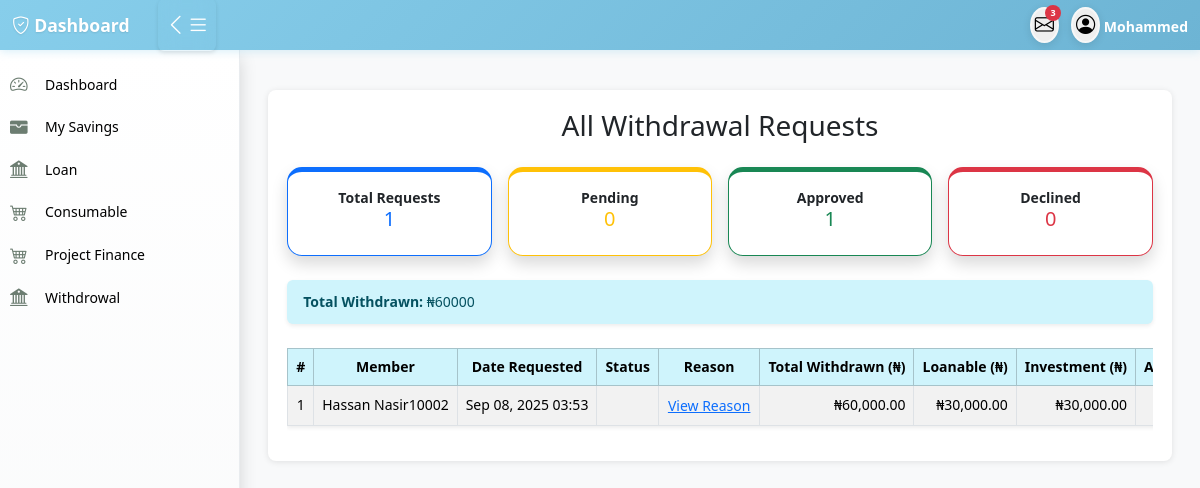
/list_withdrawal_requests/ (signed in), run on the app's committed database.
### accounts/models.py (models this page shows, shortened)
class User(AbstractUser):
    first_name = models.CharField(max_length=100)
    last_name = models.CharField(max_length=100)
    other_name = models.CharField(max_length=100,blank=True,null=True)
    date_of_birth = models.DateField(blank=True,null=True)
    username = models.CharField(max_length=100, unique=True)
    savings = models.IntegerField(blank=True,null=True)
    account_type = models.CharField(max_length=100,blank=True,null=True)
    department = models.CharField(max_length=100)
    unit = models.CharField(max_length=100,blank=True,null=True)
    gender = models.ForeignKey(Gender, on_delete=models.CASCADE, blank=True, null=True)
    group = models.ForeignKey(UserGroup, on_delete=models.CASCADE, blank=True, null=True)
    marital_status = models.ForeignKey(MaritalStatus,on_delete=models.SET_NULL, null=True, blank=True)
    religion = models.ForeignKey(Religion, on_delete=models.SET_NULL, null=True, blank=True,)
    passport = models.ImageField(upload_to='passport', blank=True, null=True)
    phone1 = models.CharField(max_length=15,null=True, blank=True)
    phone2 = models.CharField(max_length=15, null=True, blank=True)
    email = models.EmailField(blank=True, null=True)
    member_number = models.CharField(max_length=100)

class Member(models.Model):
    member = models.OneToOneField(User, on_delete=models.CASCADE, null=True, blank=True,related_name='member')
    ippis = models.IntegerField(unique=True)  # Required and unique
    total_savings = models.DecimalField(max_digits=12, decimal_places=2, blank=True, null=True)

### main/models.py (models this page shows, shortened)
class Withdrawal(models.Model):
    STATUS_CHOICES = [ ('Pending', 'Pending'),('Approved', 'Approved'), ('Declined', 'Declined'),]
    member = models.ForeignKey(Member, on_delete=models.CASCADE, related_name='withdrawal_requests')
    reason = models.TextField(blank=True, null=True)
    date_requested = models.DateTimeField(auto_now_add=True)
    status = models.CharField(max_length=20, choices=STATUS_CHOICES, default='Pending')
    approved_by = models.ForeignKey(User, on_delete=models.SET_NULL, null=True, blank=True, related_name='approved_withdrawals')
    date_approved = models.DateTimeField(null=True, blank=True)
    withdrawn_savings = models.DecimalField(max_digits=12, decimal_places=2, null=True, blank=True)
    withdrawn_loanable = models.DecimalField(max_digits=12, decimal_places=2, null=True, blank=True)
    withdrawn_investment = models.DecimalField(max_digits=12, decimal_places=2, null=True, blank=True)
    total_withdrawn = models.DecimalField(max_digits=12, decimal_places=2, null=True, blank=True)

### main/views.py (the view)
# urls.py: path('list_withdrawal_requests/', views.list_withdrawal_requests, name='list_withdrawal_requests'),
@login_required
def list_withdrawal_requests(request):
    requests = Withdrawal.objects.select_related('member', 'approved_by').all()
    stats = get_cooperative_withdrawal_stats()
    return render(request, 'main/list_withdrawal_requests.html', {'requests': requests, 'stats': stats, })

### accounts/utils.py (called while the page is built)
def get_cooperative_withdrawal_stats():
    total_requests = Withdrawal.objects.count()
    pending_requests = Withdrawal.objects.filter(status='Pending').count()
    approved_requests = Withdrawal.objects.filter(status='Approved').count()
    declined_requests = Withdrawal.objects.filter(status='Declined').count()
    total_withdrawn = Withdrawal.objects.filter(
        status='Approved',
        total_withdrawn__isnull=False
    ).aggregate(total=models.Sum('total_withdrawn'))['total'] or Decimal('0.00')
    return {
        'total_requests': total_requests,
        'pending_requests': pending_requests,
        'approved_requests': approved_requests,
        'declined_requests': declined_requests,
        'total_withdrawn': total_withdrawn
    }

### templates/main/list_withdrawal_requests.html (shortened to what this page needs)
{% extends 'base/base.html' %}
{% load static %}
{% load humanize %}
{% block content %}
<div class="content-card mt-4">
    <h3 class="mb-4 text-center">All Withdrawal Requests</h3>
    <div class="row row-cols-2 row-cols-md-4 g-3 mb-4">
    <div class="col">
        <div class="card card1 border-primary text-dark shadow">
            <div class="card-body text-center">
                <b class="card-title">Total Requests</b>
                <h5 class="text-primary">{{ stats.total_requests }}</h5>
            </div>
        </div>
    </div>
    <div class="col">
        <div class="card card2 border-warning shadow">
            <div class="card-body text-center">
                <b class="card-title">Pending</b>
                <h5 class="text-warning">{{ stats.pending_requests }}</h5>
            </div>
        </div>
    </div>
    <div class="col">
        <div class="card card3 border-success shadow">
            <div class="card-body text-center">
                <b class="card-title">Approved</b>
                <h5 class="text-success">{{ stats.approved_requests }}</h5>
            </div>
        </div>
    </div>
    <div class="col">
        <div class="card card4 border-danger shadow">
            <div class="card-body text-center">
                <b class="card-title">Declined</b>
                <h5 class="text-danger">{{ stats.declined_requests }}</h5>
            </div>
        </div>
    </div>
</div>
    <div class="mb-4">
        <div class="alert alert-info shadow-sm">
            <strong>Total Withdrawn:</strong> ₦{{ stats.total_withdrawn }}
        </div>
    </div>
    <div class="table-responsive">
        <table class="table table-striped table-hover table-bordered align-middle shadow-sm">
            <thead class="table-info">
                <tr class="text-center">
                    <th>#</th>
                    <th>Member</th>
                    <th>Date Requested</th>
                    <th>Status</th>
                    <th>Reason</th>
                    <th>Total Withdrawn (₦)</th>
                    <th>Loanable (₦)</th>
                    <th>Investment (₦)</th>
                    <th>Actions</th>
                </tr>
            </thead>
            <tbody>
                {% for req in requests %}
                <tr>
                    <td class="text-center">{{ forloop.counter }}</td>
                    <td>{{ req.member.member.first_name }} {{ req.member.member.last_name }}{{ req.member.ippis }}</td>
                    <td class="text-center">{{ req.date_requested|date:"M d, Y H:i" }}</td>
                    <td class="text-center">
                    </td>
                    <td>
                        {% if req.reason %}
                        <div>
                            <a class="btn btn-sm btn-link p-0" data-bs-toggle="collapse" href="#reason-{{ req.id }}"
                                role="button" aria-expanded="false" aria-controls="reason-{{ req.id }}">
                                View Reason
                            </a>
                        </div>
                        {% else %}
                        —
                        {% endif %}
                    </td>
                    <td class="text-end">
                        ₦{{ req.total_withdrawn|floatformat:2|intcomma|default:"0.00" }}
                    </td>
                    <td class="text-end">
                    ₦{{ req.withdrawn_loanable|floatformat:2|intcomma|default:"0.00" }}
                    </td>
                    <td class="text-end">
                    ₦{{ req.withdrawn_investment|floatformat:2|intcomma|default:"0.00" }}
                    </td>
                    <td class="text-center">
                    </td>
                </tr>
                {% empty %}
                <tr>
                    <td colspan="7" class="text-center text-muted">No withdrawal requests found.</td>
                </tr>
                {% endfor %}
            </tbody>
        </table>
    </div>
</div>
{% endblock %}

### templates/include/navbar.html (shortened to what this page needs)
<nav class="navbar">
    <div class="navbar-content">
        <div class="navbar-left">
            <a href="" class="navbar-brand">
                <i class="bi bi-shield-check"></i> Dashboard
            </a>
            <button class="toggle-btn desktop-toggle" id="desktopToggle" aria-label="Toggle sidebar">
                <i class="bi bi-list" id="toggleIcon"></i>
                <i class="bi bi-list" id="toggleIcon"></i>
            </button>
        </div>
        <div class="navbar-right">
           <div class="dropdown profile-dropdown">
               <button class="profile-btn" data-bs-toggle="dropdown" aria-label="Messages" title="Messages">
                   <i class="bi bi-envelope"></i>
                   <span class="badge">3</span>
               </button>
           </div>
            <div class="dropdown profile-dropdown">
                <button class="profile-btn" data-bs-toggle="dropdown" aria-label="Profile menu" title="Profile">
                    <i class="bi bi-person-circle"></i>
                </button>
                <b class="text-white "data-bs-toggle="dropdown" aria-label="Profile menu" style="cursor: pointer;">{{request.user.first_name}}</b>
            </div>
        </div>
    </div>
</nav>

### static/css/style.css (style rules this page uses)
:root { --sidebar-width: 240px; --sidebar-collapsed-width: 60px; --navbar-height: 50px; --primary-color: #cacadb; --primary-color: #5d5d81; --secondary-color: #4b4b6c; --accent-color: rgb(98, 145, 192); --success-color: #27ae60; --warning-color: #f39c12; --danger-color: #e74c3c; }
* { box-sizing: border-box; }
body { font-family: 'Segoe UI', Tahoma, Geneva, Verdana, sans-serif; background-color: #f8f9fa; margin: 0; padding: 0; font-size: 14px; line-height: 1.4; }
.navbar { position: fixed; top: 0; left: 0; right: 0; height: var(--navbar-height); background: linear-gradient(135deg, #87ceeb 0%, #6db4d4 100%); box-shadow: 0 2px 8px rgba(135, 206, 235, 0.3); z-index: 1050; padding: 0 0.75rem; }
.navbar-content { display: flex; align-items: center; justify-content: space-between; width: 100%; height: 100%; }
.navbar-left { display: flex; align-items: center; gap: 0.75rem; }
.navbar-right { display: flex; align-items: center; gap: 0.75rem; }
.toggle-btn { background:transparent; border: 2px solid transparent; border-radius: 6px; padding: 8px 5px; cursor: pointer; transition: all 0.3s ease; color: #ffffff; display: flex; align-items: center; justify-content: center; font-size: 1.4rem; backdrop-filter: blur(10px); box-shadow: 0 2px 4px rgba(0,0,0,0.1); font-weight: bold; }
.navbar-brand { font-weight: 700; color: #ffffff; text-decoration: none; font-size: 1.1rem; transition: color 0.3s ease; text-shadow: 0 1px 2px rgba(0,0,0,0.1); }
.profile-btn { border: 2px solid rgba(255, 255, 255, 0.5); padding: 3px; cursor: pointer; border-radius: 50%; transition: all 0.3s ease; position: relative; font-size: 1.2rem; backdrop-filter: blur(10px); box-shadow: 0 2px 8px rgba(0,0,0,0.1); }
.badge { position: absolute; top: -4px; right: -4px; background: #dc3545; color: white; border-radius: 50%; width: 16px; height: 16px; font-size: 9px; display: flex; align-items: center; justify-content: center; font-weight: 600; }
.profile-dropdown { position: relative; }
.content-card { background: white; border-radius: 8px; padding: 1.2rem; box-shadow: 0 1px 6px rgba(0,0,0,0.1); margin-bottom: 1.5rem; }
.alert { border: none; border-radius: 6px; margin-bottom: 0.875rem; padding: 0.75rem 1rem; font-size: 0.875rem; }

### templates/main/list_withdrawal_requests.html (style rules this page uses)
.card1 { border-radius: 15px; border-top: 5px solid blue; }
.card2 { border-radius: 15px; border-top: 5px solid yellow; }
.card3 { border-radius: 15px; border-top: 5px solid rgb(7, 124, 25); }
.card4 { border-radius: 15px; border-top: 5px solid red; }
th, td { white-space: nowrap; }

### data on the page
User: user.first_name "Mohammed"
Withdrawal: member.member.first_name "Hassan", member.member.last_name "Nasir", member.ippis "10002", date_requested "Sep 08, 2025 03:53", total_withdrawn "60,000.00", withdrawn_loanable "30,000.00", withdrawn_investment "30,000.00"

### other printed values
{{ stats.total_requests }} "1"
{{ stats.pending_requests }} "0"
{{ stats.approved_requests }} "1"
{{ stats.declined_requests }} "0"
{{ stats.total_withdrawn }} "60000"
